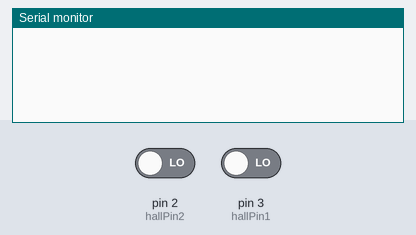
Recording of a sketch running on a simulated Arduino Uno, built with avr-gcc and run on an emulated ATmega328P. Parts: the last lines printed to the serial monitor. The test bench sets the inputs (shaded band); at power-on: pin 2 (hallPin2) LOW, pin 3 (hallPin1) LOW.

Above: at 1.2 s.
1.3 s: pin 2 (hallPin2) driven HIGH
At 1.9 s:
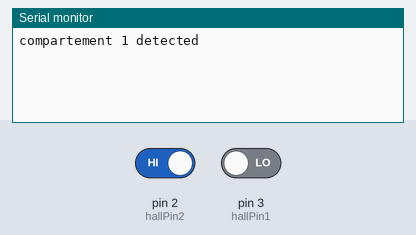
2.8 s: pin 3 (hallPin1) driven HIGH
At 4.3 s:
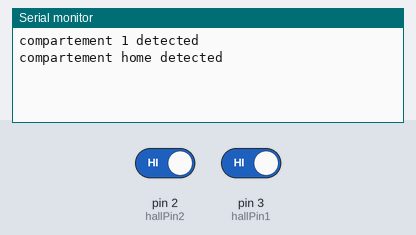

The sketch:

4-HALL-SENSOR.ino
```cpp
const int hallPin1 = 3; // Hall sensor pertama
const int hallPin2 = 2; // Hall sensor kedua
const int hallPin3 = 18; // Hall sensor ketiga
const int hallPin4 = 19; // Hall sensor keempat

volatile bool sensor1Detected = false;
volatile bool sensor2Detected = false;
volatile bool sensor3Detected = false;
volatile bool sensor4Detected = false;

void setup() {
  Serial.begin(115200);

  attachInterrupt(digitalPinToInterrupt(hallPin1), hallSensor1, RISING);
  attachInterrupt(digitalPinToInterrupt(hallPin2), hallSensor2, RISING);
  attachInterrupt(digitalPinToInterrupt(hallPin3), hallSensor3, RISING);
  attachInterrupt(digitalPinToInterrupt(hallPin4), hallSensor4, RISING);
}

void loop() {
  if (sensor1Detected) {
    Serial.println("compartement home detected");
    sensor1Detected = false;
  }

  if (sensor2Detected) {
    Serial.println("compartement 1 detected");
    sensor2Detected = false;
  }

  if (sensor3Detected) {
    Serial.println("compartement 2 detected");
    sensor3Detected = false;
  }

  if (sensor4Detected) {
    Serial.println("compartement 3 detected");
    sensor4Detected = false;
  }
}

void hallSensor1() {
  sensor1Detected = true;
}

void hallSensor2() {
  sensor2Detected = true;
}

void hallSensor3() {
  sensor3Detected = true;
}

void hallSensor4() {
  sensor4Detected = true;
}
```

Measured:
- after the input at 1.3 s, the serial monitor: prints a new line at once (image 1)
- after the input at 2.8 s, the serial monitor: prints a new line at once (image 2)
